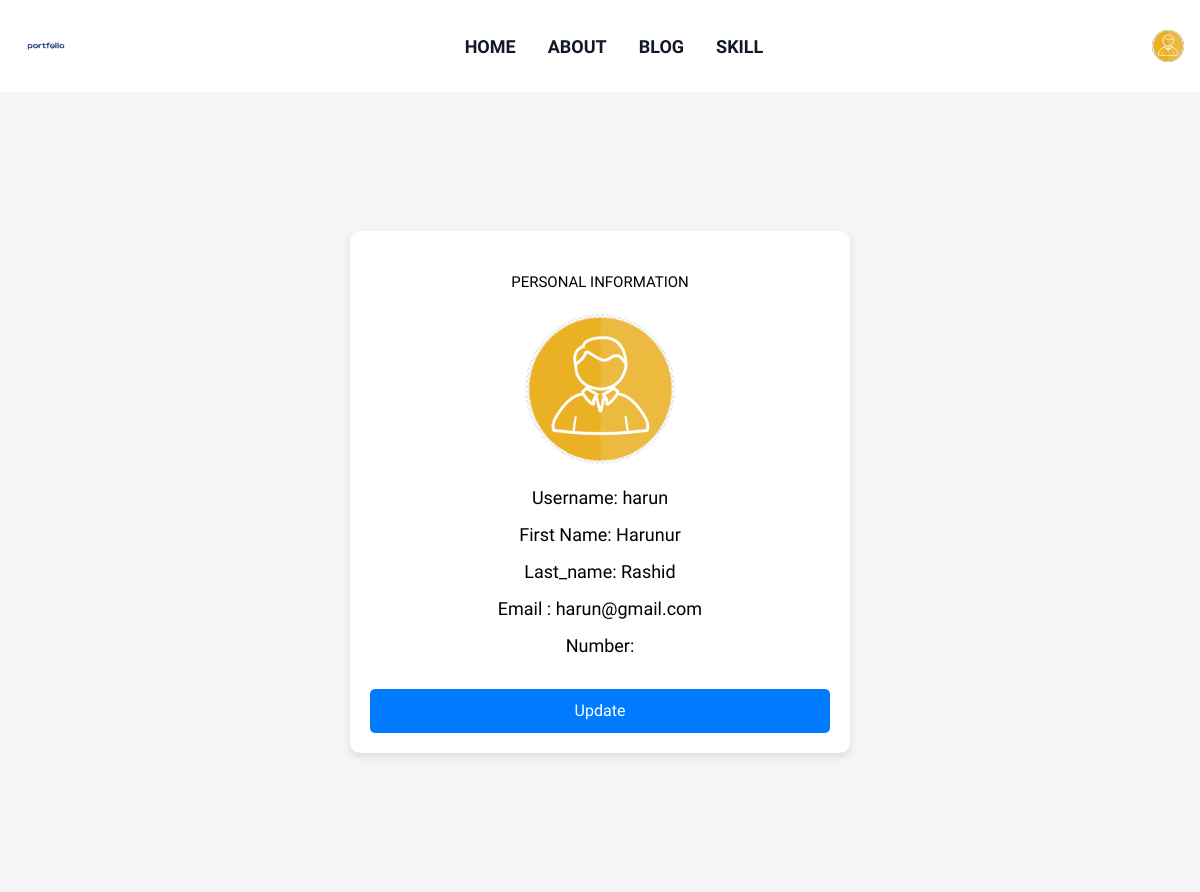
Before: /show_profile/ (signed in) with the older database file.
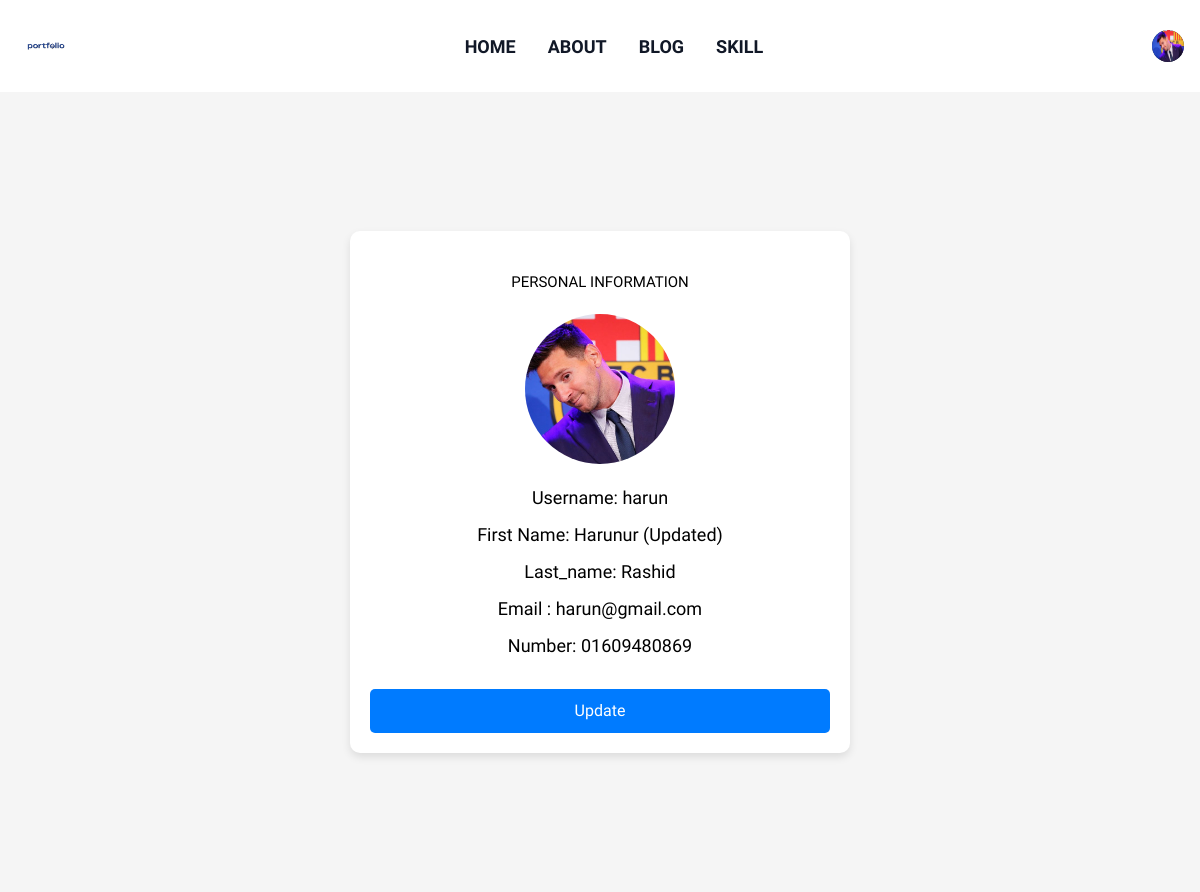
After: the same page with the newer database file.
### appAuth/models.py (models this page shows, shortened)
class Account(AbstractBaseUser):
    first_name = models.CharField(max_length = 30)
    last_name = models.CharField(max_length = 30)
    username = models.CharField(max_length = 30, unique = True)
    email = models.EmailField(max_length = 30, unique = True)
    phone_number = models.CharField(max_length = 30)
    picture = models.ImageField(upload_to='upload/', blank = True)
    date_joined     = models.DateTimeField(auto_now_add=True)
    last_login      = models.DateTimeField(auto_now=True)
    is_admin        = models.BooleanField(default=True)
    is_staff        = models.BooleanField(default=True)
    is_active        = models.BooleanField(default=True)
    is_superadmin        = models.BooleanField(default=True)
    USERNAME_FIELD = 'username'
    REQUIRED_FIELDS = ['email', 'first_name', 'last_name', 'password']
    objects = MyAccountManager()

### appAuth/views.py (the view)
# urls.py: path('show_profile/', views.show_user_profile, name = 'show_profile'),
def show_user_profile(request):
    profile = Account.objects.all()
    return render(request, 'appAuth/show_profile.html', {'profile':profile})

### appAuth/templates/appAuth/show_profile.html (shortened to what this page needs)
{% extends 'index.html' %}
{% load static %}
{% block  body %}
<div class="profile-container">
    <div class="profile-box">
        <p>PERSONAL INFORMATION</p>
        {% if user.is_authenticated %}
        {% if user.picture %}
        <img src="{{user.picture.url}}" class="profile-pic">
        {% else %}
        <img src="{% static 'image/logo.png' %}" class="profile-pic">
        {% endif %}
        {% endif %}
        <h1>Username: {{user.username}}</h1>
        <h1>First Name: {{user.first_name}}</h1>
        <h1>Last_name: {{user.last_name}}</h1>
        <h1>Email : {{user.email}}</h1>
        <h1>Number: {{user.phone_number}}</h1>
        <div>
            <button class="editprofile-button"> <a href="{% url 'edit_profile' %}">Update</a></button>
        </div>
    </div>
</div>
{% endblock %}

### templates/index.html (shortened to what this page needs)
<!DOCTYPE html>
{% load static %}
<html lang="en">
<head>
  <link href="https://cdnjs.cloudflare.com/ajax/libs/flowbite/2.3.0/flowbite.min.css" rel="stylesheet" />
  <link rel="stylesheet" href="https://cdnjs.cloudflare.com/ajax/libs/font-awesome/6.5.2/css/all.min.css">
  <link href="https://cdn.jsdelivr.net/npm/swiffy-slider@1.6.0/dist/css/swiffy-slider.min.css" rel="stylesheet"
>
  <link rel="stylesheet" href="{% static 'css/style.css' %}">
  <link rel="stylesheet" href="{% static 'css/home.css' %}">
  <link rel="stylesheet" href="{% static 'css/project.css' %}">
  <link rel="stylesheet" href="{% static 'css/blog.css' %}">
  <link rel="stylesheet" href="{% static 'css/skill.css' %}">
  <link rel="stylesheet" href="{% static 'css/about.css' %}">
  <link rel="stylesheet" href="{% static 'css/login.css' %}">
</head>
<body>
  <nav class="bg-white border-gray-200 dark:bg-gray-900">
    {% if user.is_authenticated %}
    <div id="navpicture" class="max-w-screen-xl flex flex-wrap items-center justify-between mx-auto p-4">
      <a href="#" class="navbar-logo">
        <img src="{% static 'image/portfolio.png' %}" alt="Portfolio Logo" class="logo-img" />
      </a>
      <div class="flex items-center md:order-2 space-x-3 md:space-x-0 rtl:space-x-reverse">
        <button type="button"
          class="flex text-sm bg-gray-800 rounded-full md:me-0 focus:ring-4 focus:ring-gray-300 dark:focus:ring-gray-600"
          id="user-menu-button" aria-expanded="false" data-dropdown-toggle="user-dropdown"
          data-dropdown-placement="bottom">
          {% if user.picture %}
          <img class="w-8 h-8 rounded-full" src="{{user.picture.url}}" alt="user photo">
          {% else %}
          <img class="w-8 h-8 rounded-full" src="{% static 'image/logo.png' %}" alt="user photo">
          {% endif %}
        </button>
      </div>
      <div class="items-center justify-between hidden w-full md:flex md:w-auto md:order-1" id="navbar-user">
        <ul
          class="navUL  flex flex-col font-medium p-4 md:p-0 mt-4 border border-gray-100 rounded-lg bg-gray-50 md:space-x-8 rtl:space-x-reverse md:flex-row md:mt-0 md:border-0 md:bg-white dark:bg-gray-800 md:dark:bg-gray-900 dark:border-gray-700">
          <li>
            <a href="{% url 'home' %}"
              class="block py-2 px-3 text-center text-gray-900 text-center rounded hover:bg-gray-100 md:hover:bg-transparent md:hover:text-blue-700 md:p-0 dark:text-white md:dark:hover:text-blue-500 dark:hover:bg-gray-700 dark:hover:text-white md:dark:hover:bg-transparent dark:border-gray-700">Home</a>
          </li>
          <li>
            <a href="{% url 'about' %}"
              class="block py-2 px-3 text-gray-900 text-center rounded hover:bg-gray-100 md:hover:bg-transparent md:hover:text-blue-700 md:p-0 dark:text-white md:dark:hover:text-blue-500 dark:hover:bg-gray-700 dark:hover:text-white md:dark:hover:bg-transparent dark:border-gray-700">About</a>
          </li>
          <li>
            <a href="{% url 'show_blog' %}"
              class="block py-2 px-3 text-gray-900 text-center rounded hover:bg-gray-100 md:hover:bg-transparent md:hover:text-blue-700 md:p-0 dark:text-white md:dark:hover:text-blue-500 dark:hover:bg-gray-700 dark:hover:text-white md:dark:hover:bg-transparent dark:border-gray-700">Blog</a>
          </li>
          <li>
            <a href="{% url 'show_skill' %}"
              class="block py-2 px-3 text-gray-900 text-center rounded hover:bg-gray-100 md:hover:bg-transparent md:hover:text-blue-700 md:p-0 dark:text-white md:dark:hover:text-blue-500 dark:hover:bg-gray-700 dark:hover:text-white md:dark:hover:bg-transparent dark:border-gray-700">Skill</a>
          </li>
        </ul>
      </div>
    </div>
    {% endif %}
  </nav>
  {% block body %}
  {% endblock %}
</body>
</html>

### static/css/style.css (style rules this page uses)
.navUL li a { text-decoration: none; font-size: 18px; font-weight: bold; text-transform: uppercase; transition: 0.5s; }
.navbar-logo { display: flex; align-items: center; padding: 10px; }
.logo-img { height: 40px; width: auto; display: block; }
.profile-container { display: flex; justify-content: center; align-items: center; height: 100vh; background-color: #f5f5f5; padding: 20px; }
.profile-box { background: white; border-radius: 10px; box-shadow: 0 4px 8px rgba(0, 0, 0, 0.1); max-width: 500px; width: 100%; text-align: center; padding: 20px; }
.profile-pic { width: 150px; height: 150px; border-radius: 50%; object-fit: cover; margin: 0 auto 20px; }
.profile-box h1 { font-size: 18px; margin: 10px 0; }
.editprofile-button a { color: white; border: none; border-radius: 5px; cursor: pointer; display: inline-block; }
.editprofile-button { background-color: #007bff; color: white; border: none; border-radius: 5px; padding: 10px 20px; cursor: pointer; margin-top: 20px; display: inline-block; width: 100%; }

### static/css/skill.css (style rules this page uses)
.skillText span, h2, p { margin: 20px 0; font-size: 15px; }

### static/css/login.css (style rules this page uses)
* { margin: 0; padding: 0; box-sizing: border-box; font-family: "Autour One", system-ui; font-weight: 400; font-style: normal; }

Changed rows visible on the page:
changed Account "harun": picture: picture added; first_name "Harunur" → "Harunur (Updated)"; phone_number (not shown) → "01609480869"
